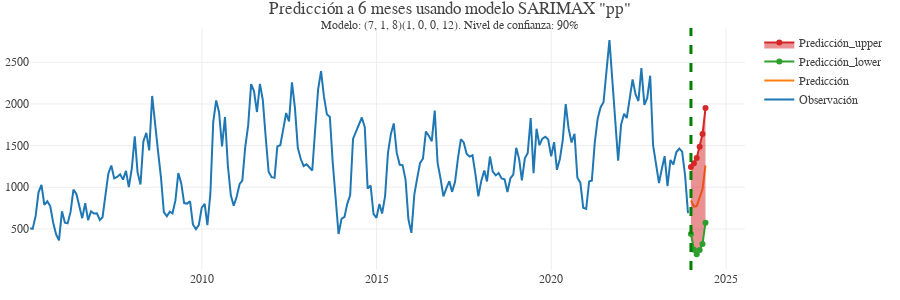

Here is the notebook cell this chart was saved with:
### Code cell
fitted = test_model_pp.fit(disp=False)
# forecast_test = fitted.forecast(months_to_predict, exog = X_new_test)
forecast_test = fitted.get_forecast(months_to_predict, exog = X_new_test)
forecast_test = forecast_test.summary_frame(alpha=alpha)[["mean", "mean_ci_lower", "mean_ci_upper"]]
forecast_test = pd.concat([fitted.fittedvalues, forecast_test])
obs_pred_test = pd.DataFrame({"observado":y_test,
                            "prediccion": forecast_test["mean"],
                            'predicted_lower' : forecast_test["mean_ci_lower"],
                            'predicted_upper' : forecast_test["mean_ci_upper"],
                            })
plot_predicc_obs_exog = go.Figure()
plot_predicc_obs_exog.add_trace(go.Scatter(x=y_test.index, y = y_test, name = "Observación"))
plot_predicc_obs_exog.add_trace(go.Scatter(x=obs_pred_test.index, y = obs_pred_test["prediccion"], name = "Predicción"))
plot_predicc_obs_exog.add_trace(go.Scatter(x = obs_pred_test.index[-months_to_predict:], y = obs_pred_test.predicted_lower[-months_to_predict:], name = "Predicción_lower"))
plot_predicc_obs_exog.add_trace(go.Scatter(x = obs_pred_test.index[-months_to_predict:], y = obs_pred_test.predicted_upper[-months_to_predict:], name = "Predicción_upper", fill='tonexty'))
plot_predicc_obs_exog.add_vline(x = obs_pred_test.index[-months_to_predict], line_width=3, line_dash="dash", line_color="green")
plot_predicc_obs_exog.update_layout(template = None, 
                                    height = 300,
                                    margin = dict(l=30, b=30, t=28),
                                    title_text =f"Predicción a 6 meses usando modelo SARIMAX \"{'pp'}\"<br><sup>Modelo: {order_main}{seasonal_order_main}. Nivel de confianza: {1-alpha:.0%}",
font_family = "georgia")
plot_predicc_obs_exog.write_image("./output/Prediccion_sarimax_plot.pdf")
plot_predicc_obs_exog.show()

### Figure 1 — Plotly figure (JSON) as saved in the notebook; plotly's stock layout.template omitted (floating-point values rounded to 4 significant figures; data arrays with more than 128 entries replaced by an {"elided": "..."} marker saying what was removed)
{"data": [{"name": "Observación", "type": "scatter", "x": {"elided": "227 str values"}, "y": {"elided": "227 float values"}}, {"name": "Predicción", "type": "scatter", "x": {"elided": "233 str values"}, "y": {"elided": "233 float values"}}, {"name": "Predicción_lower", "type": "scatter", "x": ["2023-12-31T00:00:00", "2024-01-31T00:00:00", "2024-02-29T00:00:00", "2024-03-31T00:00:00", "2024-04-30T00:00:00", "2024-05-31T00:00:00"], "y": [439.3, 249.4, 197.5, 247.9, 318.8, 574.6]}, {"fill": "tonexty", "name": "Predicción_upper", "type": "scatter", "x": ["2023-12-31T00:00:00", "2024-01-31T00:00:00", "2024-02-29T00:00:00", "2024-03-31T00:00:00", "2024-04-30T00:00:00", "2024-05-31T00:00:00"], "y": [1243.0, 1287.0, 1352.0, 1488.0, 1640.0, 1950.0]}], "layout": {"font": {"family": "georgia"}, "height": 300, "margin": {"b": 30, "l": 30, "t": 28}, "shapes": [{"line": {"color": "green", "dash": "dash", "width": 3}, "type": "line", "x0": "2023-12-31T00:00:00", "x1": "2023-12-31T00:00:00", "xref": "x", "y0": 0, "y1": 1, "yref": "y domain"}], "title": {"text": "Predicción a 6 meses usando modelo SARIMAX \"pp\"<br><sup>Modelo: (7, 1, 8)(1, 0, 0, 12). Nivel de confianza: 90%"}}}
